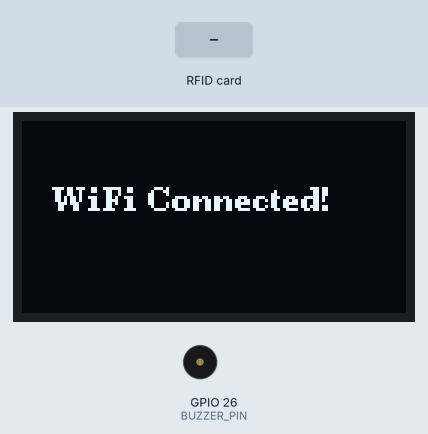
Simulated run of this sketch. Board: ESP32. Parts: 128×64 one-colour display, buzzer (waves = sounding). The inputs (shaded band) are chosen by the test bench. WiFi joins after 1.5 s; servers stay silent unless stated; uploads are accepted with an empty reply; what the sketch prints to the serial monitor is not drawn.

Above: at 2.2 s.
At 4.3 s:
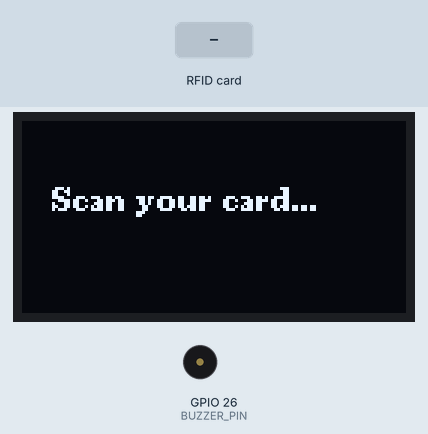
4.4 s: RFID card 5E 7A 19 C4 held to the reader
At 4.9 s:
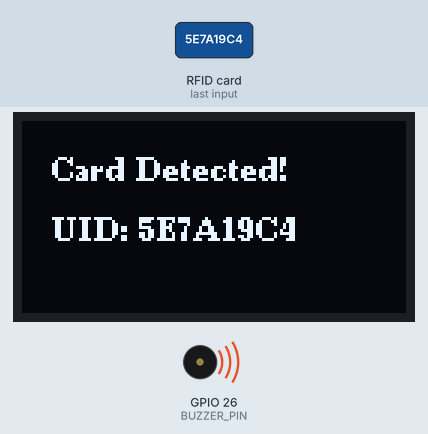
Timing chart, 0 to 7.4 s (numbered marks = the images above; inputs shaded):
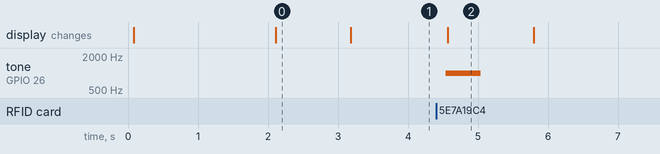

The sketch:

Final_rfid_code.ino
```cpp
#include <WiFi.h>
#include <SPI.h>
#include <MFRC522.h>
#include <HTTPClient.h>
#include <U8g2lib.h>
#include <ArduinoJson.h>

// --- WiFi Credentials ---
const char* ssid = "Ahlam";
const char* password = "ps@1187!";

// --- RFID Pins ---
#define RST_PIN 27
#define SS_PIN 4
MFRC522 mfrc522(SS_PIN, RST_PIN);

// --- OLED Display (SH1106 128x64) ---
U8G2_SH1106_128X64_NONAME_F_HW_I2C u8g2(U8G2_R0, /* reset=*/ U8X8_PIN_NONE);

// --- API Details ---
String apiKey = "afsgh_uasdas254885jncasdcbhdsc";
String serverUrl = "http://192.168.0.248/save_card_uid.php";

// --- Buzzer Pin ---
#define BUZZER_PIN 26

// --- WiFi Check Timer ---
unsigned long lastWiFiCheck = 0;
const unsigned long wifiCheckInterval = 3000;

// --- Function Prototypes ---
void connectToWiFi();
void displayScanPrompt();
void sendGET(String uid);

void setup() {
  Serial.begin(115200);

  // OLED Init
  u8g2.begin();
  u8g2.clearBuffer();
  u8g2.setFont(u8g2_font_ncenB08_tr);
  u8g2.drawStr(10, 30, "Connecting WiFi...");
  u8g2.sendBuffer();

  // Buzzer Pin Setup
  pinMode(BUZZER_PIN, OUTPUT);
  digitalWrite(BUZZER_PIN, LOW);

  // Connect to WiFi
  connectToWiFi();

  // RFID Init
  SPI.begin();
  mfrc522.PCD_Init();
  delay(1000);

  // Show scan prompt
  displayScanPrompt();
}

void loop() {
  // Check WiFi regularly
  if (millis() - lastWiFiCheck > wifiCheckInterval) {
    lastWiFiCheck = millis();
    if (WiFi.status() != WL_CONNECTED) {
      Serial.println("WiFi Lost. Reconnecting...");
      u8g2.clearBuffer();
      u8g2.setFont(u8g2_font_ncenB08_tr);
      u8g2.drawStr(10, 30, "WiFi Lost...");
      u8g2.drawStr(10, 50, "Reconnecting...");
      u8g2.sendBuffer();
      connectToWiFi();
    }
  }

  // RFID scan
  if (!mfrc522.PICC_IsNewCardPresent() || !mfrc522.PICC_ReadCardSerial()) {
    delay(200);
    return;
  }

  // Read UID
  String uid = "";
  for (byte i = 0; i < mfrc522.uid.size; i++) {
    uid += String(mfrc522.uid.uidByte[i], HEX);
  }
  uid.toUpperCase();

  Serial.print("UID: ");
  Serial.println(uid);

  // Activate buzzer
  tone(BUZZER_PIN, 1000, 500);  // 500 Hz for 1 sec

  // Show UID on display
  u8g2.clearBuffer();
  u8g2.setFont(u8g2_font_ncenB08_tr);
  u8g2.drawStr(10, 20, "Card Detected!");
  u8g2.drawStr(10, 40, ("UID: " + uid).c_str());
  u8g2.sendBuffer();

  sendGET(uid);

  delay(1000);  // faster scan interval
  displayScanPrompt();
}

void sendGET(String uid) {
  if (WiFi.status() == WL_CONNECTED) {
    HTTPClient http;

    String fullUrl = serverUrl + "?cardUid=" + uid +
                     "&apiKey=" + apiKey +
                     "&deviceHash=" + "ABCD" +
                     "&businessId=" + "1";

    Serial.println("GET URL: " + fullUrl);
    http.begin(fullUrl);

    int httpCode = http.GET();
  //  Serial.println("Server error: " +http.errorToString(httpCode));
    if (httpCode > 0) {
      String response = http.getString();
      Serial.println("HTTP Response code: " + String(httpCode));
      Serial.println("Server response: " + response);

// Allocate a buffer and parse
DynamicJsonDocument doc(1024);
DeserializationError error = deserializeJson(doc, response);

if (error) {
  Serial.print("JSON parsing failed: ");
  Serial.println(error.c_str());
  return;
}

// Access values
String status = doc["status"];
String message = doc["message"];
String display_line_1 = doc["display_line_1"];
String display_line_2 = doc["display_line_2"];

Serial.println("Status: " + status);
Serial.println("Message: " + message);
Serial.println("Message: " + display_line_1);


      // Show server response
      u8g2.clearBuffer();
      u8g2.setFont(u8g2_font_ncenB08_tr);
     // u8g2.drawStr(0, 20, "Server Response:");
     // u8g2.drawStr(0, 40, response.c_str());

     u8g2.drawStr(0, 20, message.c_str());
     u8g2.drawStr(0, 40, display_line_1.c_str());
      u8g2.sendBuffer();
    } else {
      Serial.println("HTTP  Error: " + String(httpCode));
    }
    http.end();
  } else {
    Serial.println("WiFi not connected");
  }
}

void connectToWiFi() {
  WiFi.begin(ssid, password);
  Serial.print("Connecting to WiFi");

  u8g2.clearBuffer();
  u8g2.setFont(u8g2_font_ncenB08_tr);
  u8g2.drawStr(10, 30, "Connecting...");
  u8g2.sendBuffer();

  int attempts = 0;
  while (WiFi.status() != WL_CONNECTED && attempts < 10) {
    delay(1000);
    Serial.print(".");
    attempts++;
  }

  if (WiFi.status() == WL_CONNECTED) {
    Serial.println("\nWiFi Connected!");
    Serial.println(WiFi.localIP());

    u8g2.clearBuffer();
    u8g2.setFont(u8g2_font_ncenB08_tr);
    u8g2.drawStr(10, 30, "WiFi Connected!");
    u8g2.sendBuffer();
  } else {
    Serial.println("\nFailed to connect.");
    u8g2.clearBuffer();
    u8g2.setFont(u8g2_font_ncenB08_tr);
    u8g2.drawStr(10, 30, "WiFi Failed.");
    u8g2.sendBuffer();
  }
}

void displayScanPrompt() {
  u8g2.clearBuffer();
  u8g2.setFont(u8g2_font_ncenB08_tr);
  u8g2.drawStr(10, 30, "Scan your card...");
  u8g2.sendBuffer();
}
```

Measured:
- after the input at 4.4 s, tone on GPIO 26 (BUZZER_PIN): silent → 1000 Hz after 0.14 s, → silent 0.50 s later; the display: changes after 0.17 s (image 2)
- what the display in image 0 shows lasts 1.1 s, from 2.1 s to 3.2 s
- what the display in image 2 shows lasts 1.2 s, from 4.6 s to 5.8 s
